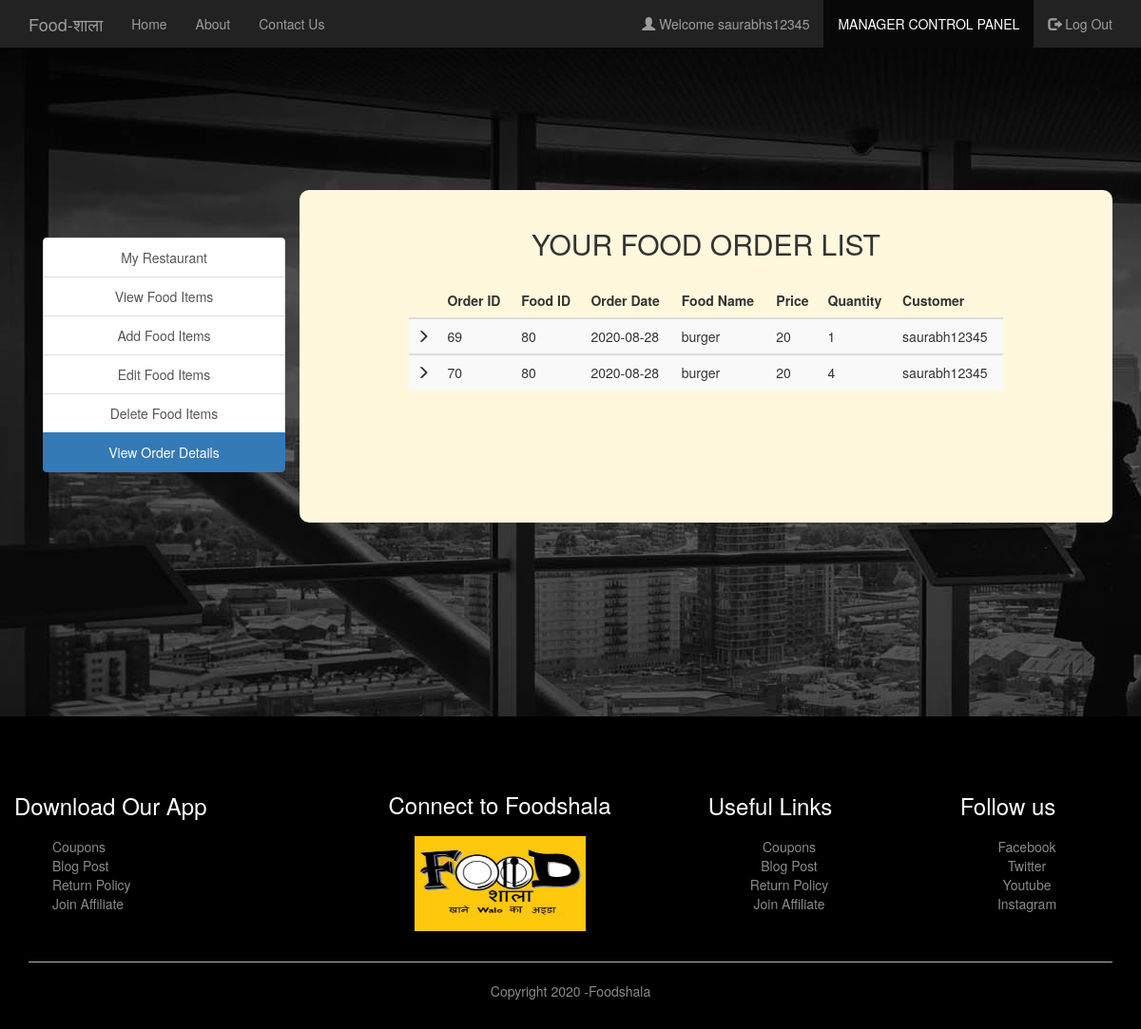
Page /view_order_details.php (signed in) on the committed database.
### tables this page shows
CREATE TABLE `manager` (
  `username` varchar(30) NOT NULL,
  `fullname` varchar(30) NOT NULL,
  `email` varchar(30) NOT NULL,
  `contact` varchar(30) NOT NULL,
  `address` varchar(50) NOT NULL,
  `password` varchar(30) NOT NULL
);

CREATE TABLE `orders` (
  `order_ID` int(30) NOT NULL,
  `F_ID` int(30) NOT NULL,
  `foodname` varchar(30) NOT NULL,
  `price` int(30) NOT NULL,
  `quantity` int(30) NOT NULL,
  `order_date` date NOT NULL,
  `username` varchar(30) NOT NULL,
  `R_ID` int(30) NOT NULL
);

### session_m.php (called while the page is built, shortened)
<?php
$conn = Connect();
$user_check=$_SESSION['login_user1'];
$query = "SELECT username FROM MANAGER WHERE username = '$user_check'";
$ses_sql = mysqli_query($conn, $query);
$row = mysqli_fetch_assoc($ses_sql);
$login_session =$row['username'];
?>

### view_order_details.php (the view, shortened to what this page needs)
<?php
include('session_m.php');
?>
<!DOCTYPE html>
<html>
  <head>
  </head>
  <link rel="stylesheet" type = "text/css" href ="css/view_order_details.css">
  <link rel="stylesheet" type = "text/css" href ="css/bootstrap.min.css">
  <link rel="stylesheet" href="https://maxcdn.bootstrapcdn.com/bootstrap/3.4.1/css/bootstrap.min.css">
  <body style="background-image: url(images/headerimg3.jpg);">
    <nav class="navbar navbar-inverse navbar-fixed-top navigation-clean-search" role="navigation">
      <div class="container">
        <div class="navbar-header">
          <a class="navbar-brand" href="index.php">Food-शाला</a>
        </div>
        <div class="collapse navbar-collapse " id="myNavbar">
          <ul class="nav navbar-nav">
            <li><a href="index.php">Home</a></li>
            <li><a href="aboutus.php">About</a></li>
            <li><a href="contactus.php">Contact Us</a></li>
          </ul>
          <ul class="nav navbar-nav navbar-right">
            <li><a href="#"><span class="glyphicon glyphicon-user"></span> Welcome <?php echo $login_session; ?> </a></li>
            <li class="active"> <a href="managerlogin.php">MANAGER CONTROL PANEL</a></li>
            <li><a href="logout_m.php"><span class="glyphicon glyphicon-log-out"></span> Log Out </a></li>
          </ul>
        </div>
      </div>
    </nav>
<div class="container">
    	<div class="col-xs-3" style="text-align: center;">
    	<div class="list-group">
    		<a href="myrestaurant.php" class="list-group-item ">My Restaurant</a>
    		<a href="view_food_items.php" class="list-group-item">View Food Items</a>
    		<a href="add_food_items.php" class="list-group-item ">Add Food Items</a>
    		<a href="edit_food_items.php" class="list-group-item ">Edit Food Items</a>
    		<a href="delete_food_items.php" class="list-group-item ">Delete Food Items</a>
        <a href="view_order_details.php" class="list-group-item active">View Order Details</a>
    	</div>
    </div>
    <div class="col-xs-9">
      <div class="form-area" style="padding: 0px 100px 100px 100px;">
        <form action="" method="POST">
        <br style="clear: both">
          <h3 style="margin-bottom: 25px; text-align: center; font-size: 30px;"> YOUR FOOD ORDER LIST </h3>
<?php
$user_check=$_SESSION['login_user1'];
$sql = "SELECT * FROM orders o WHERE o.R_ID IN (SELECT r.R_ID FROM RESTAURANTS r WHERE r.M_ID='$user_check') ORDER BY order_date";
$result = mysqli_query($conn, $sql);
if (mysqli_num_rows($result) > 0)
{
  ?>
  <table class="table table-striped">
    <thead class="thead-dark">
      <tr>
        <th>  </th>
        <th> Order ID </th>
        <th> Food ID </th>
        <th> Order Date </th>
        <th> Food Name </th>
        <th> Price </th>
        <th> Quantity </th>
        <th> Customer </th>
      </tr>
    </thead>
    <?PHP
      while($row = mysqli_fetch_assoc($result)){
    ?>
  <tbody>
    <tr>
      <td> <span class="glyphicon glyphicon-menu-right"></span> </td>
      <td><?php echo $row["order_ID"]; ?></td>
      <td><?php echo $row["F_ID"]; ?></td>
      <td><?php echo $row["order_date"]; ?></td>
      <td><?php echo $row["foodname"]; ?></td>
      <td><?php echo $row["price"]; ?></td>
      <td><?php echo $row["quantity"]; ?></td>
      <td><?php echo $row["username"]; ?></td>
    </tr>
  </tbody>
  <?php } ?>
  </table>
    <br>
  <?php } else { ?>
  <h4><center>0 RESULTS</center> </h4>
  <?php } ?>
        </form>
        </div>
    </div>
</div>
<br>
<br>
<br>
<br>
<?php include('footer.php') ?>
  </body>
</html>

### css/view_order_details.css (style rules this page uses)
.col-xs-9 { width: 75%; margin-top: 150px; background-color: cornsilk; border-radius: 10px; margin-bottom: 124px; }
.col-xs-3 { width: 25%; margin-top: 200px; }

### css/index12.css (style rules this page uses)
body, html { height: 100%; }
body { padding-top: 50px; }
.container { margin: auto; max-width: 1300px; padding-left: 25px; padding-right: 25px; }
ul { list-style: none; }
a { text-decoration: none; }

### rows in the picture
manager: username "saurabhs12345"
orders: order_ID "69", F_ID "80", order_date "2020-08-28", foodname "burger", price "20", quantity "1", username "saurabh12345"
orders: order_ID "70", F_ID "80", order_date "2020-08-28", foodname "burger", price "20", quantity "4", username "saurabh12345"
